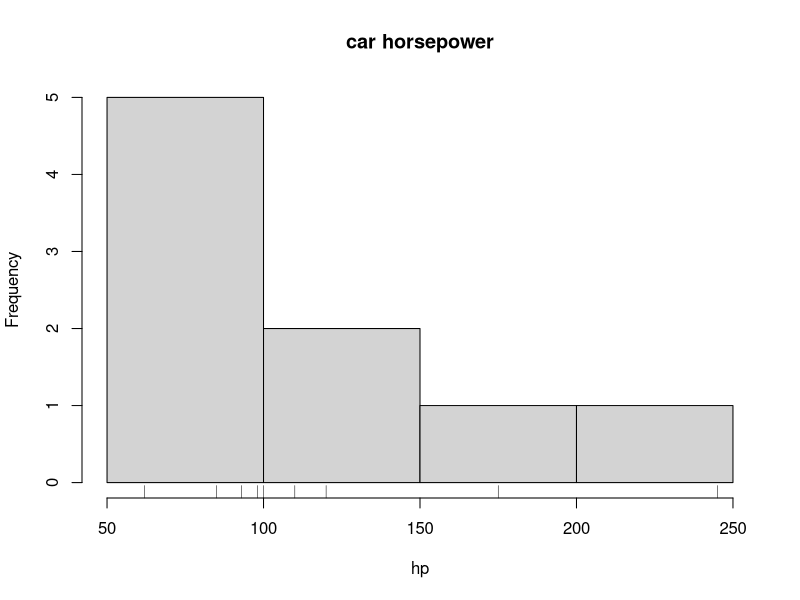
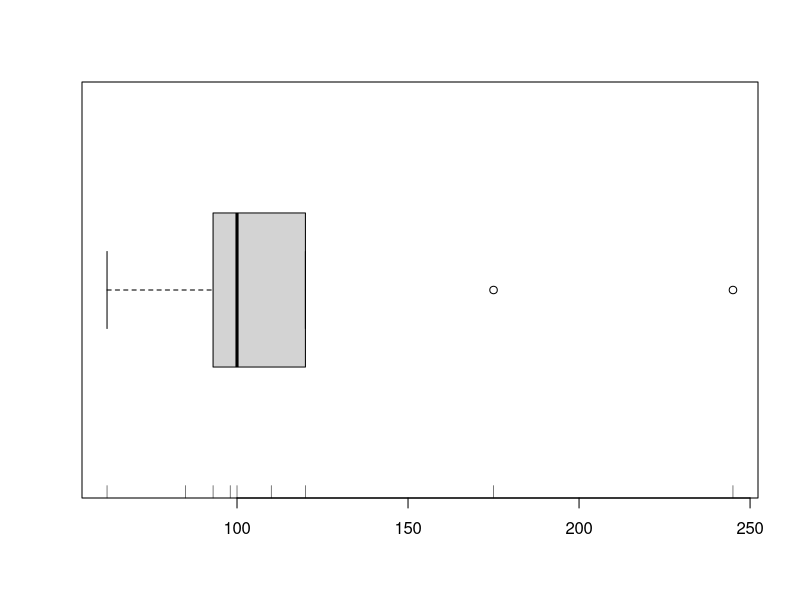

The R source for these figures, in order:
## ---- chunk 1
# Use the c() ("combine") function to combine numbers into a vector;
# save it in a new variable called "hp".
hp = c(120, 110, 93, 98, 175, 85, 100, 245, 62) # horsepowers of 9 cars
mean(hp) # find the mean (average) of the horsepowers
median(hp) # find the median horsepower
## ---- chunk 2
hist(hp, main="car horsepower") # make a histogram of the horsepowers
rug(hp) # add the data points themselves to the histogram
## ---- chunk 3
boxplot(hp, horizontal=TRUE) # make a boxplot
rug(hp) # add data points to boxplot
